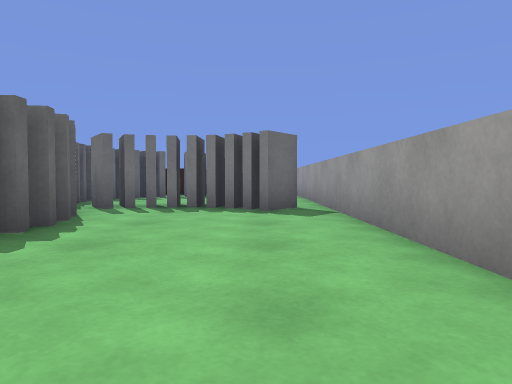
[1] (above)

16 first-person views from a walk through a 3-D level made in the Unity game engine. The camera is 0.59 m above the floor, tilts 2° down and sees 70° across. The floor is counted in squares, 1 m on a side. Each view is taken from the middle of a square. On the plan, view 1 faces up. The plan holds only what a view shows up to about 10 squares ahead; the rest is blank. The player is left out. Surface patterns are stand-ins for the level's own textures.

[2]
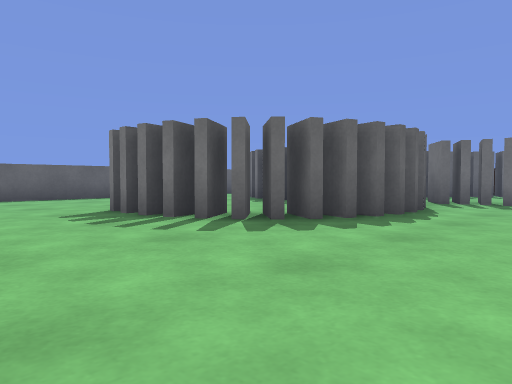

[3]
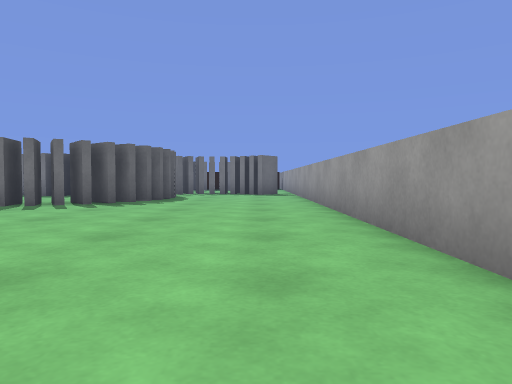

[4]
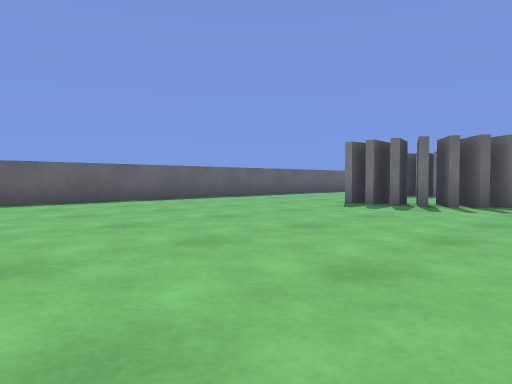

[5]
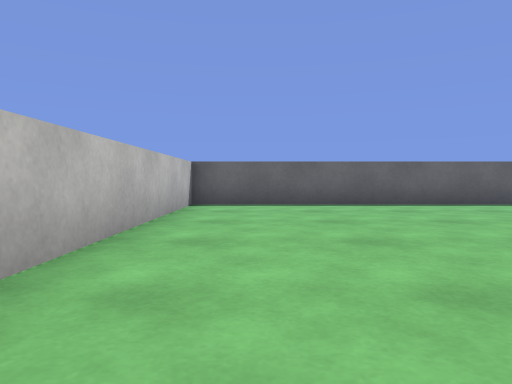

[6]
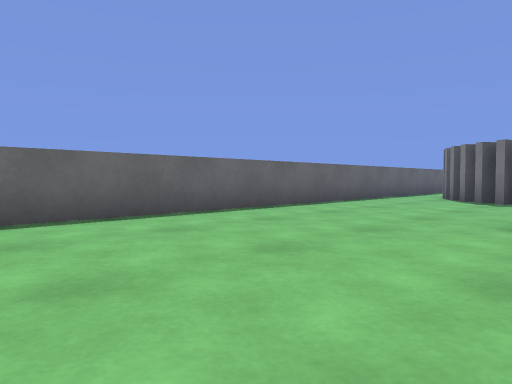

[7]
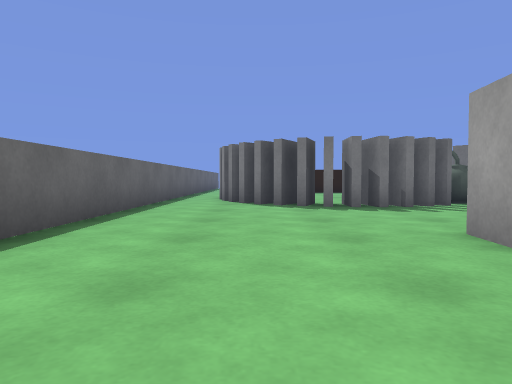

[8]
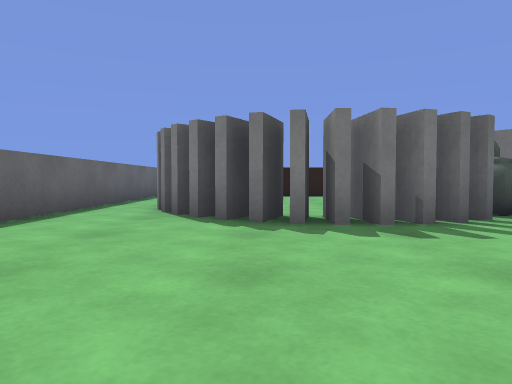

[9]
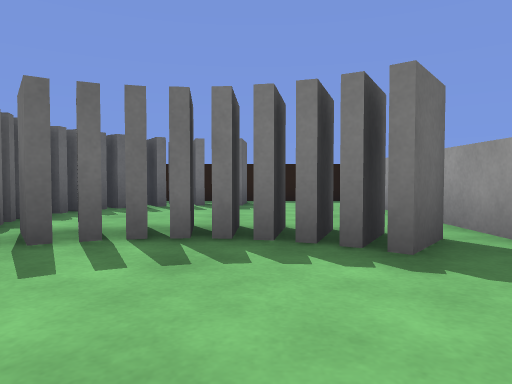

[10]
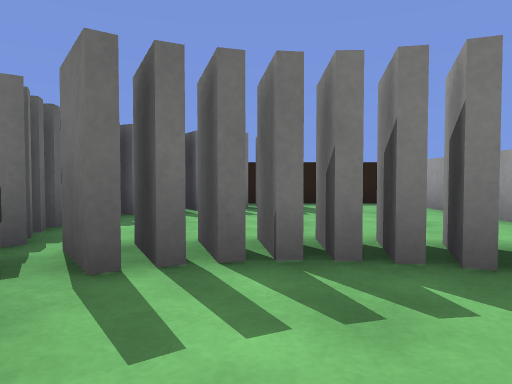

[11]
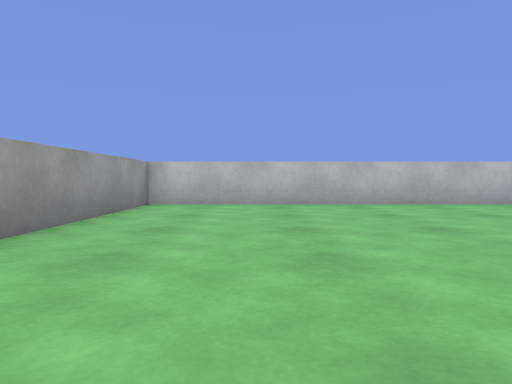

[12]
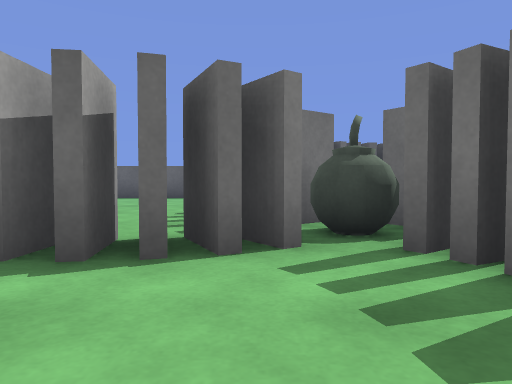

[13]
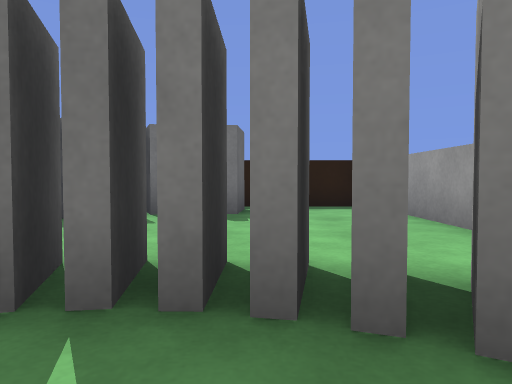

[14]
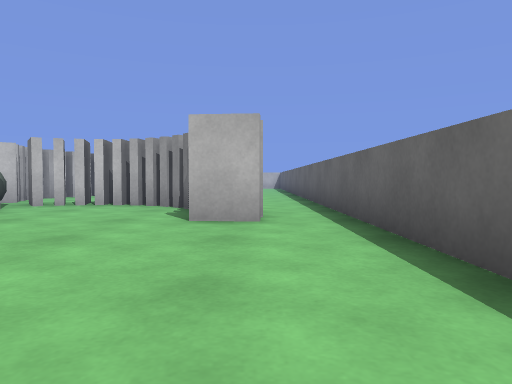

[15]
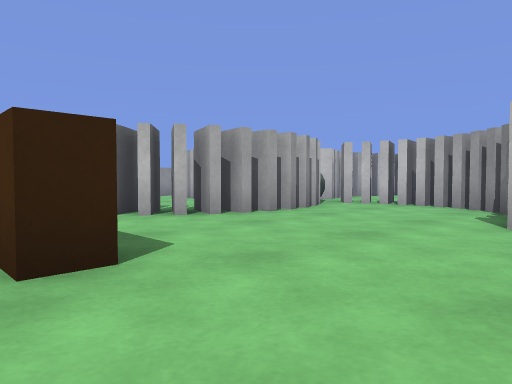

[16]
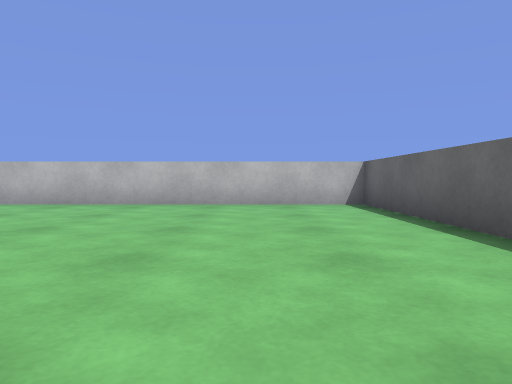

### Floor plan
Points are (right, up) in squares from view 1. A wall is a line through its corners. A room is listed if a view was taken in it or the views show most of it. See-through windows are left out.
Room 1 (views 1, 2, 3, 4, 5, 6, 7, 8, 9, 10, 11, 12, 13, 16)
walls: (-5.1, 1) (-5.4, 1.8); (-4, 1.5) (-4.7, 2.3); (-5.3, 2) (-4.9, 1); (-6.8, 1.1) (-6.7, 2); (-5.7, 2) (-5.4, 0.9); (-4.9, 2.2) (-4.4, 1.3); (-4.5, 2.3) (-3.8, 1.6); (-3.6, 1.9) (-4.4, 2.6); (-3.1, 2.3) (-4.1, 2.9); (-2.9, 2.9) (-3.6, 3.1); (-2.7, 3.4) (-3.2, 3.5); (-3.7, 4.6) (-2.6, 4.8); (-5.2, 5.8) (-5.7, 6.8); (-4.1, 5.8) (-3.6, 6.1); (-2.7, 5.7) (-3.7, 5.2); (-3, 6.3) (-3.6, 5.8); (-5.2, 7.1) (-4.6, 6.3); (-8.5, 7) (-8.9, 6.5); (-4, 8.3) (-4.9, 7.6); (-11.5, 10.4) (-11.5, -7.5) (1.5, -7.5) (1.5, 12.5); (-1.2, 13.2) (-1.3, 12.2); (1.4, 13.9) (-3.5, 13.9)
ways out: opening at (-11, 10) to room 2
objects: other object (-4, 7); other object (-3, 7) to (1, 9)
Room 2 (views 14, 15)
walls: (-7.6, 13.9) (-7.6, 14.5) (-7, 14.5); (-4.8, 11.7) (-4, 11.2); (-5.1, 11.2) (-4.1, 10.8); (-3.5, 11.6) (-4.1, 12.4); (-3.8, 11.4) (-4.5, 12); (-3.1, 11.8) (-3.5, 12.5); (-2.7, 12) (-3.1, 13); (-5.4, 10.7) (-4.5, 10.5); (-5.5, 10.1) (-5, 10.1); (-11.5, 12.9) (-11.5, 10.4); (-10.1, 9.9) (-8.9, 9.8); (-7.9, 7.1) (-8.4, 6.2); (-7.5, 7) (-7.9, 5.9); (-5.8, 5.7) (-6.1, 6.8); (-7, 5.7) (-6.9, 6.8); (-6.4, 5.6) (-6.5, 6.7)
ways out: opening at (-11, 10) to room 1

Where each view was taken, in squares from view 1:
view 1: 0 up, 0 right, facing up
view 2: 2 down, 0 right, facing up-left
view 3: 7 down, 0 right, facing up
view 4: 7 down, 2 left, facing up-left
view 5: 6 down, 3 left, facing left
view 6: 4 down, 6 left, facing up-left
view 7: 2 down, 9 left, facing up
view 8: 1 up, 8 left, facing up
view 9: 4 up, 1 left, facing up
view 10: 5 up, 2 left, facing up
view 11: 1 up, 1 left, facing down
view 12: 6 up, 0 right, facing left
view 13: 6 up, 1 left, facing up
view 14: 15 up, 10 left, facing down
view 15: 15 up, 10 left, facing down-right
view 16: 1 up, 9 left, facing down
